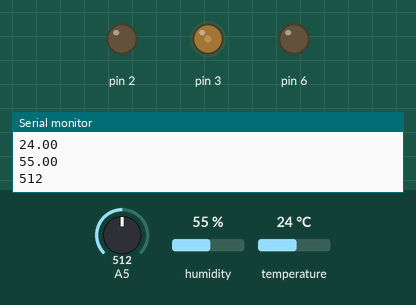
A sketch run on a simulated Arduino Uno, built with avr-gcc and run on an emulated ATmega328P. Shown: output pins drawn as LEDs (lit = HIGH), the last lines printed to the serial monitor. Inputs (shaded band) come from the test bench; at power-on: humidity 55 %, A5 = 512, temperature 24 °C.

Above: at 1.3 s.
1.4 s: humidity set to 68 %
At 2.4 s:
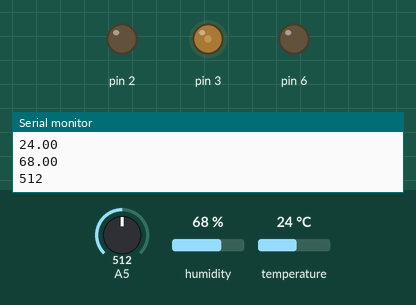
3.0 s: A5 set to 716
At 4.1 s:
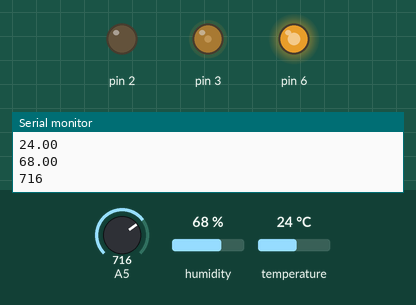
4.5 s: humidity set to 22 %
At 5.7 s:
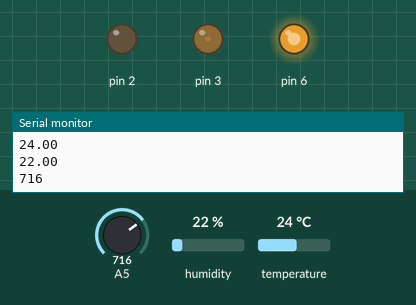
6.0 s: A5 set to 900
At 6.4 s:
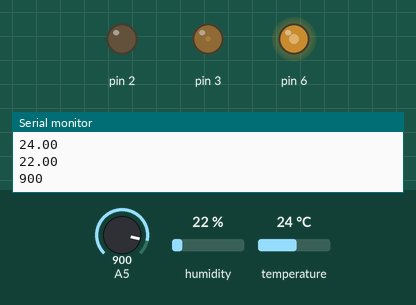
7.5 s: humidity set to 88 %
At 8.1 s:
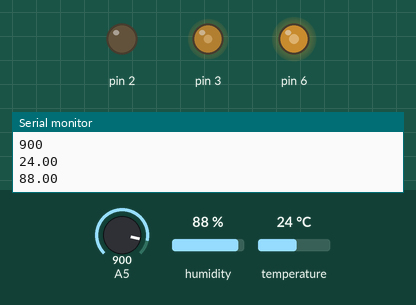
9.0 s: A5 set to 306
At 9.9 s:
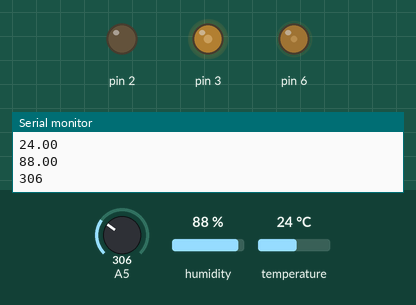
Timing chart, 0 to 11.6 s (numbered marks = the images above; inputs shaded):
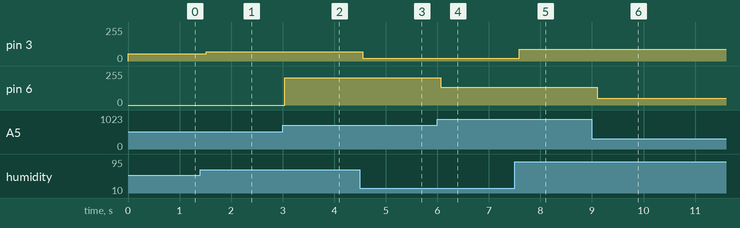

Measured:
- after the input at 1.4 s, pin 3: 55/255 → 68/255 after 0.12 s
- after the input at 3.0 s, pin 6: 0/255 → 204/255 at once
- after the input at 4.5 s, pin 3: 68/255 → 22/255 after 0.05 s
- after the input at 6.0 s, pin 6: 204/255 → 132/255 after 0.07 s
- after the input at 7.5 s, pin 3: 22/255 → 88/255 after 0.09 s
- after the input at 9.0 s, pin 6: 132/255 → 50/255 after 0.10 s

The sketch:

send.ino
```cpp
#include <Adafruit_Sensor.h>
#include <DHT.h>
#include <DHT_U.h>
#define DHTPIN            4
#define DHTTYPE           DHT11
DHT_Unified dht(DHTPIN, DHTTYPE);
int tem,hum,co;
void setup()
{
  Serial.begin(9600);
  pinMode(2,OUTPUT);
  pinMode(3,OUTPUT);
}
void loop()
{
  sensors_event_t event;
  co= analogRead(5);
  dht.temperature().getEvent(&event);
  analogWrite(2,event.temperature);
  Serial.println(event.temperature);
  dht.humidity().getEvent(&event);
  analogWrite(3,event.relative_humidity);
  Serial.println(event.relative_humidity);
  analogWrite(6,co);
  Serial.println(co);
  delay(500);
}
```
